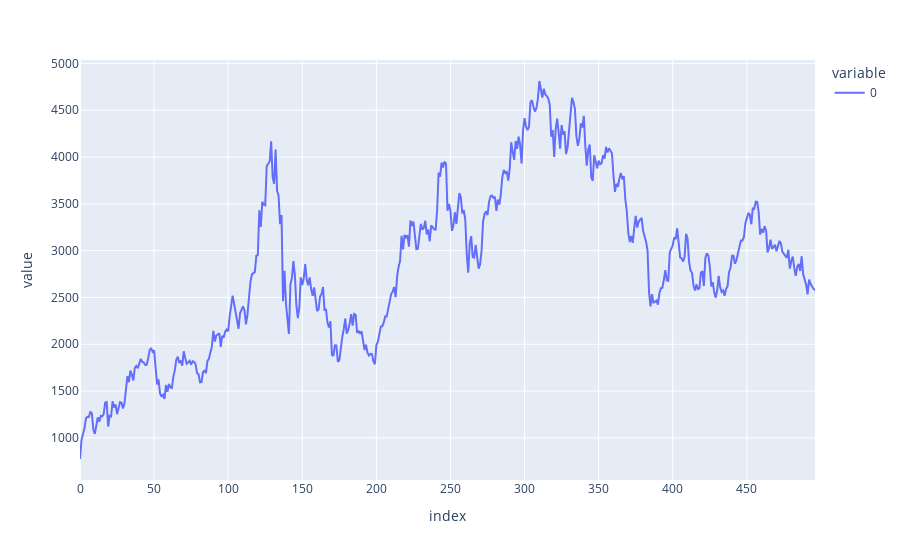

The code cell stored with this chart in its notebook:
### Code cell
apply_LSTM(df1, split_percentage=0.75)

### Figure 1 — Plotly figure (JSON) as saved in the notebook; plotly's stock layout.template omitted (floating-point values rounded to 4 significant figures; data arrays with more than 128 entries replaced by an {"elided": "..."} marker saying what was removed)
{"data": [{"hovertemplate": "variable=0<br>index=%{x}<br>value=%{y}<extra></extra>", "legendgroup": "0", "line": {"color": "#636efa", "dash": "solid"}, "mode": "lines", "name": "0", "orientation": "v", "showlegend": true, "type": "scatter", "x": {"elided": "497 int values"}, "xaxis": "x", "y": {"elided": "497 float values"}, "yaxis": "y"}], "layout": {"legend": {"title": {"text": "variable"}, "tracegroupgap": 0}, "margin": {"t": 60}, "xaxis": {"anchor": "y", "domain": [0, 1], "title": {"text": "index"}}, "yaxis": {"anchor": "x", "domain": [0, 1], "title": {"text": "value"}}}}
